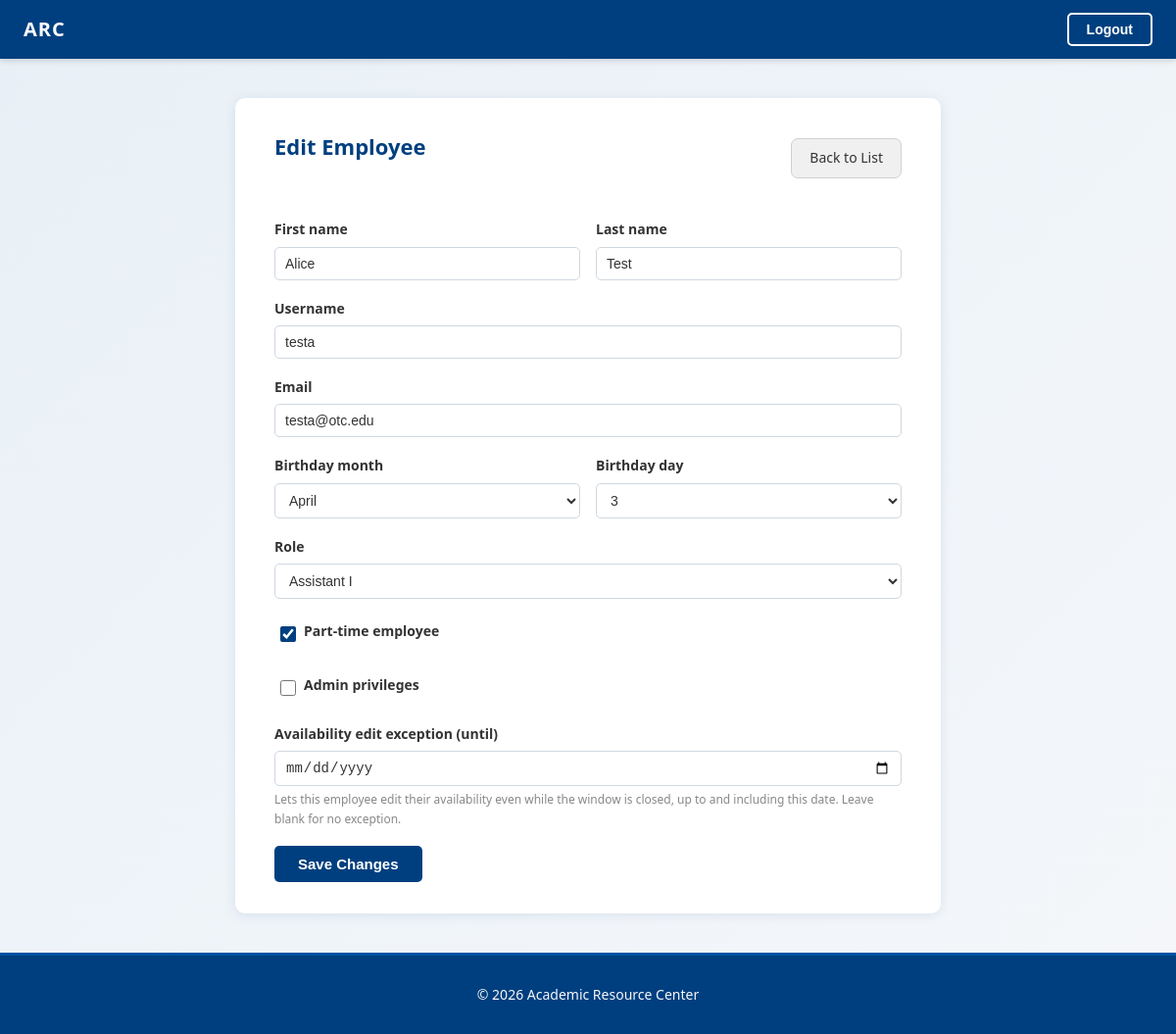
/employees/103/edit/ (signed in), run on the app's committed database.
### account/models.py (models this page shows, shortened)
class Employee(AbstractUser):
    class Role(models.TextChoices):
        ASSISTANT_I = 'ASSISTANT_I', 'Assistant I'
        ASSISTANT_II = 'ASSISTANT_II', 'Assistant II'
        TUTOR = 'TUTOR', 'Tutor'
        LIBRARY = 'LIBRARY','Library Staff'
    birth_month = models.PositiveSmallIntegerField(
        null=True, blank=True,
        choices=[(m, calendar.month_name[m]) for m in range(1, 13)],
    )
    birth_day = models.PositiveSmallIntegerField(
        null=True, blank=True,
        validators=[MinValueValidator(1), MaxValueValidator(31)],
    )
    part_time = models.BooleanField(default=True)
    role = models.CharField(
        max_length=20,
        choices=Role.choices,
        default=Role.TUTOR,
    )
    is_admin = models.BooleanField(default=False)
    desired_weekly_hours = models.FloatField(
        null=True, blank=True, validators=[MinValueValidator(0)]
    )
    wants_lunch_break = models.BooleanField(default=False)
    availability_override_until = models.DateField(null=True, blank=True)

### account/views.py (the view)
# urls.py: path('employees/<int:pk>/edit/', views.edit_employee, name='edit_employee'),
@login_required
@user_passes_test(_admin_check)
def edit_employee(request, pk):
    emp = get_object_or_404(Employee, pk=pk)
    if request.method == 'POST':
        form = EditEmployeeForm(request.POST, instance=emp)
        if form.is_valid():
            form.save()
            messages.success(request, f"{emp.get_full_name()} updated.")
            return redirect('account:employee_list')
    else:
        form = EditEmployeeForm(instance=emp)
    return render(request, 'account/edit_employee.html', {'form': form, 'emp': emp})

### account/forms.py
class EditEmployeeForm(forms.ModelForm):
    birth_month = birth_month_field(required=False)
    birth_day = birth_day_field(required=False)
    part_time = forms.BooleanField(required=False)
    role = forms.ChoiceField(choices=User.Role.choices, required=True)
    is_admin = forms.BooleanField(required=False)
    availability_override_until = forms.DateField(
        required=False, widget=forms.DateInput(attrs={'type': 'date'})
    )
    class Meta:
        model = User
        fields = ('username', 'email', 'first_name', 'last_name', 'birth_month', 'birth_day',
                   'part_time', 'role', 'is_admin', 'availability_override_until')

### account/templates/account/edit_employee.html (shortened to what this page needs)
{% extends "dashboard/base.html" %}
{% block content %}
<div class="registration-container">
  <div class="roster-page-header">
    <h2>Edit Employee</h2>
    <a href="{% url 'account:employee_list' %}" class="btn btn-secondary">Back to List</a>
  </div>
  <form method="post" class="registration-form">
    <div class="reg-row">
      <div class="reg-field">
        <label class="reg-label" for="{{ form.first_name.id_for_label }}">First name</label>
        {{ form.first_name }}
      </div>
      <div class="reg-field">
        <label class="reg-label" for="{{ form.last_name.id_for_label }}">Last name</label>
        {{ form.last_name }}
      </div>
    </div>
    <div class="reg-field">
      <label class="reg-label" for="{{ form.username.id_for_label }}">Username</label>
      {{ form.username }}
    </div>
    <div class="reg-field">
      <label class="reg-label" for="{{ form.email.id_for_label }}">Email</label>
      {{ form.email }}
    </div>
    <div class="reg-row">
      <div class="reg-field">
        <label class="reg-label" for="{{ form.birth_month.id_for_label }}">Birthday month</label>
        {{ form.birth_month }}
      </div>
      <div class="reg-field">
        <label class="reg-label" for="{{ form.birth_day.id_for_label }}">Birthday day</label>
        {{ form.birth_day }}
      </div>
    </div>
    <div class="reg-field">
      <label class="reg-label" for="{{ form.role.id_for_label }}">Role</label>
      {{ form.role }}
    </div>
    <div class="reg-field">
      <label class="reg-checkbox-item">
        {{ form.part_time }}
        <span class="reg-label">Part-time employee</span>
      </label>
    </div>
    <div class="reg-field">
      <label class="reg-checkbox-item">
        {{ form.is_admin }}
        <span class="reg-label">Admin privileges</span>
      </label>
    </div>
    <div class="reg-field">
      <label class="reg-label" for="{{ form.availability_override_until.id_for_label }}">
        Availability edit exception (until)
      </label>
      {{ form.availability_override_until }}
      <p class="reg-help">
        Lets this employee edit their availability even while the window is closed, up to and including this date. Leave blank for no exception.
      </p>
    </div>
    <button type="submit" class="btn btn-primary">Save Changes</button>
  </form>
</div>
{% endblock %}

### account/static/account/css/styles.css (style rules this page uses)
:root { --primary-color: #003F7F; --primary-light: #0052A3; --primary-dark: #002C59; --secondary-color: #FFFFFF; --accent-color: #E8F0F7; --success-color: #2E8B57; --danger-color: #C41E3A; --warning-color: #FF9800; --gold-color: #B8860B; --info-color: #2196F3; --light-color: #F5F7FA; --dark-color: #1A1A1A; --text-color: #333333; --border-color: #D0D8E0; --font-family: 'Segoe UI', 'Helvetica Neue', sans-serif; }
body { font-family: var(--font-family); background: linear-gradient(135deg, var(--accent-color) 0%, var(--light-color) 100%); color: var(--text-color); margin: 0; padding: 0; line-height: 1.6; display: flex; flex-direction: column; min-height: 100vh; }
a { color: var(--primary-color); text-decoration: none; transition: color 0.3s ease; }
.registration-container { max-width: 640px; margin: 40px auto; background: var(--secondary-color); border-radius: 10px; box-shadow: 0 2px 12px rgba(0, 63, 127, 0.1); padding: 32px 40px; }
.registration-container h2 { margin: 0 0 24px; color: var(--primary-color); font-size: 22px; }
.reg-field { margin-bottom: 18px; }
.reg-row { display: grid; grid-template-columns: 1fr 1fr; gap: 16px; margin-bottom: 0; }
.reg-label { display: block; font-weight: 600; font-size: 14px; margin-bottom: 6px; color: var(--text-color); }
.registration-form input[type="text"], .registration-form input[type="email"], .registration-form input[type="date"], .registration-form input[type="password"], .registration-form select { width: 100%; padding: 8px 10px; border: 1px solid var(--border-color); border-radius: 5px; font-size: 14px; box-sizing: border-box; color: var(--text-color); background: #fff; }
.reg-checkbox-item { display: flex; align-items: center; gap: 8px; font-size: 14px; font-weight: 400; color: var(--text-color); cursor: pointer; padding: 4px 6px; border-radius: 4px; transition: background 0.1s; }
.reg-checkbox-item input[type="checkbox"] { width: 16px; height: 16px; flex-shrink: 0; accent-color: var(--primary-color); cursor: pointer; margin: 0; }
.reg-help { font-size: 12px; color: #888; margin: 4px 0 0; }
.btn { display: inline-block; padding: 10px 24px; border: none; border-radius: 5px; font-size: 15px; font-weight: 600; cursor: pointer; transition: opacity 0.2s ease; }
.btn-primary { background-color: var(--primary-color); color: var(--secondary-color); }
.roster-page-header { display: flex; align-items: center; justify-content: space-between; margin-bottom: 32px; gap: 16px; }
.btn-secondary { padding: 8px 18px; font-size: 14px; background: #f0f0f0; color: var(--text-color); border: 1px solid #d0d0d0; border-radius: 7px; cursor: pointer; font-weight: 500; text-decoration: none; display: inline-block; transition: background 0.15s; }

### data on the page
Employee: first_name "Alice", last_name "Test", username "testa", email "testa@otc.edu", birth_month "April", birth_day "3", role "Assistant I", part_time "☑"
